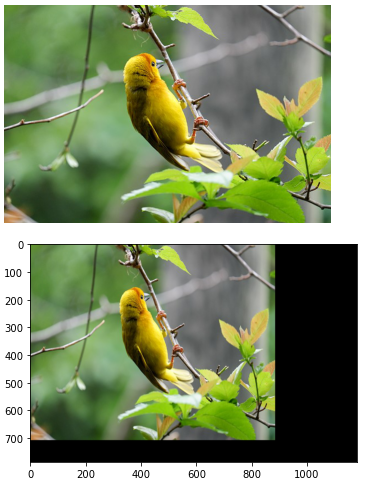
#> input picture 2.png, 378 x 485 px, given in place of 2.jpeg, which was not available
$ jupyter execute Untitled1.ipynb
#> lines starting #> are read from the running program, lines starting #| are printed output that depends on the picture; pictures that were not available may be replaced by others from this repository, and a replacement may not be noted
[cell 1]
# i)Image Translation
import numpy as np
import cv2
import matplotlib.pyplot as plt
input_image=cv2.imread("2.jpeg")
#> input_image is the input picture: shape (485, 378, 3); mean B, G, R 112.2, 145.3, 133.5
input_image=cv2.cvtColor(input_image, cv2.COLOR_BGR2RGB)
plt.axis("off")
plt.imshow(input_image)
plt.show()
rows, cols, dim = input_image.shape
#> rows = 485; cols = 378; dim = 3
M= np.float32([[1, 0, 100],
                [0, 1, 200],
                 [0, 0, 1]])
translated_image =cv2.warpPerspective (input_image, M, (cols, rows))
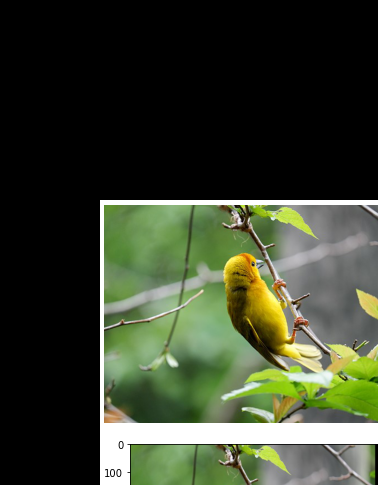
#> translated_image: shape (485, 378, 3); mean R, G, B 57.4, 64.6, 46
plt.imshow(translated_image)
plt.show()

[cell 2]
# ii) Image Scaling
import numpy as np
import cv2
import matplotlib.pyplot as plt
input_image=cv2.imread("2.jpeg")
cv2.imshow
input_image=cv2.cvtColor(input_image, cv2.COLOR_BGR2RGB)
plt.axis("off")
plt.imshow(input_image)
plt.show()
rows, cols, dim = input_image.shape
M = np. float32 ([[1.5, 0 ,0],
                 [0, 1.8, 0],
                  [0, 0, 1]])
scaled_img=cv2.warpPerspective(input_image, M, (cols*2, rows*2))
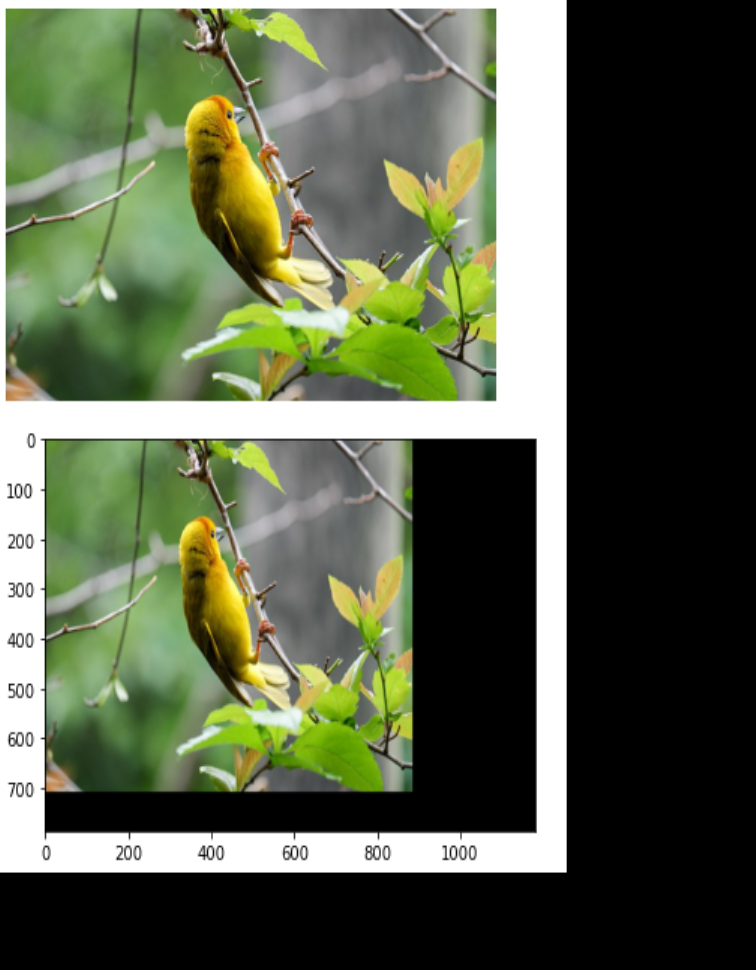
#> scaled_img: shape (970, 756, 3); mean R, G, B 89.9, 97.9, 75.5
plt.imshow(scaled_img)
plt.show()

[cell 3]
# iii)Image shearing
import numpy as np
import cv2
import matplotlib.pyplot as plt
input_image=cv2.imread("2.jpeg")
cv2.imshow
input_image=cv2.cvtColor(input_image, cv2.COLOR_BGR2RGB)
plt.axis("off")
plt.imshow(input_image)
plt.show()
rows, cols, dim = input_image.shape
M_x = np.float32([[1, 0.5, 0],
                  [0, 1 ,0],
                  [0, 0, 1]])

M_y = np.float32([[1, 0, 0],
                  [0.5, 1, 0],
                  [0, 0, 1]])
sheared_img_xaxis = cv2.warpPerspective (input_image, M_x, (int(cols *1.5), int (rows *1.5)))
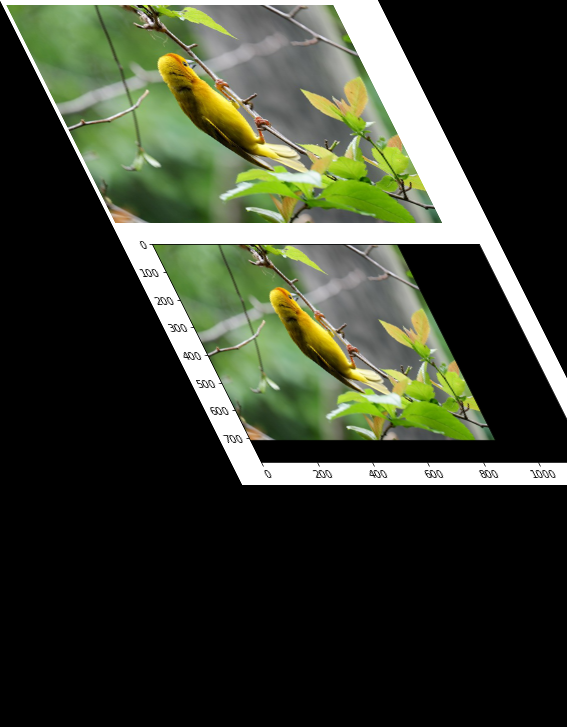
#> sheared_img_xaxis: shape (727, 567, 3); mean R, G, B 58, 63.2, 48.5
sheared_img_yaxis = cv2.warpPerspective (input_image, M_y, (int (cols *1.5), int (rows *1.5)))
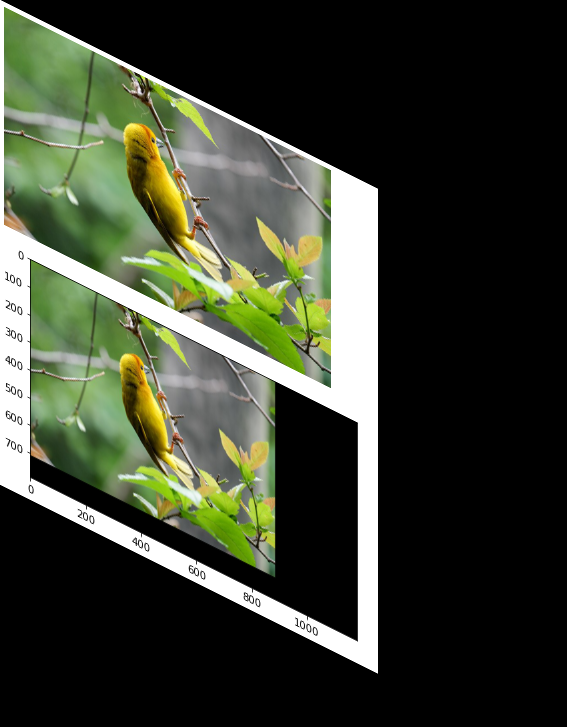
#> sheared_img_yaxis: shape (727, 567, 3); mean R, G, B 59.4, 64.7, 49.9
plt.imshow(sheared_img_xaxis)
plt.show()
plt.imshow(sheared_img_yaxis)
plt.show()

[cell 4]
# iv)Image Reflection
import numpy as np
import cv2
import matplotlib.pyplot as plt
input_image=cv2.imread("2.jpeg")
cv2.imshow
input_image=cv2.cvtColor(input_image, cv2.COLOR_BGR2RGB)
plt.axis("off")
plt.imshow(input_image)
plt.show()
row, col, dim = input_image.shape
#> row = 485; col = 378
M_x = np.float32([[1, 0, 0  ],
                  [0,-1 ,row],
                  [0, 0, 1  ]])
#> M_x = [[1, 0, 0], [0, -1, 485], [0, 0, 1]]

M_y = np.float32([[-1, 0, col],
                  [0,1, 0  ],
                  [0, 0, 1   ]])
#> M_y = [[-1, 0, 378], [0, 1, 0], [0, 0, 1]]
sheared_img_xaxis = cv2.warpPerspective (input_image, M_x, (int(col), int (row)))
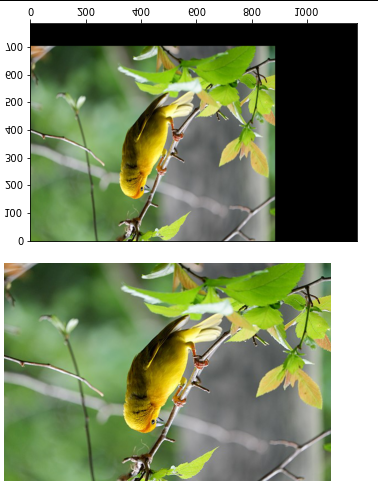
#> sheared_img_xaxis: shape (485, 378, 3); mean R, G, B 133, 144.8, 111.7
sheared_img_yaxis = cv2.warpPerspective (input_image, M_y, (int (col), int (row)))
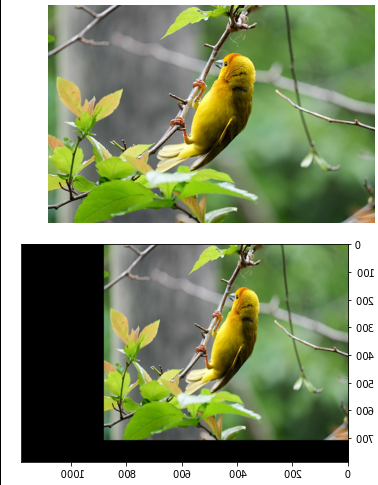
#> sheared_img_yaxis: shape (485, 378, 3); mean R, G, B 132.9, 144.6, 111.5
plt.imshow(sheared_img_xaxis)
plt.show()
plt.imshow(sheared_img_yaxis)
plt.show()

[cell 5]
# v)Image Rotation
import numpy as np
import cv2
import matplotlib.pyplot as plt
input_image=cv2.imread("2.jpeg")
cv2.imshow
input_image=cv2.cvtColor(input_image, cv2.COLOR_BGR2RGB)
plt.axis("off")
plt.imshow(input_image)
plt.show()
angle=np.radians(45)
rows, cols, dim = input_image.shape
M=np.float32([[np.cos(angle),-np.sin(angle),0],[np.sin(angle),np.cos(angle),0],[0,0,1]])
rotated_img= cv2.warpPerspective (input_image, M,(int(cols),int(rows)))
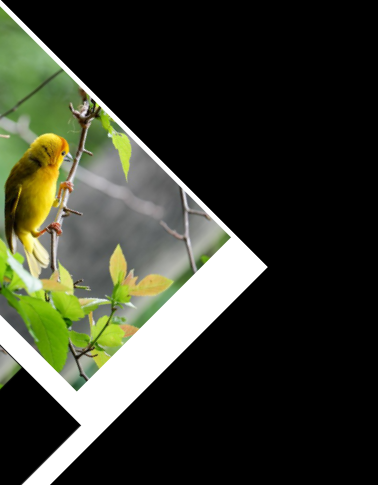
#> rotated_img: shape (485, 378, 3); mean R, G, B 56.5, 59.8, 46.5
plt.imshow(rotated_img)
plt.show()

[cell 6]
# vi)Image Cropping
import numpy as np
import cv2
import matplotlib.pyplot as plt
input_image=cv2.imread("2.jpeg")
cv2.imshow
input_image=cv2.cvtColor(input_image, cv2.COLOR_BGR2RGB)
plt.axis("off")
plt.imshow(input_image)
plt.show()
cropped_img=input_image[100:360,100:450]
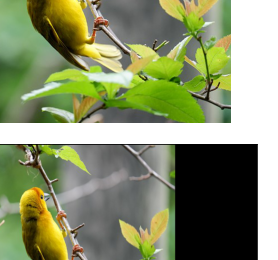
#> cropped_img: shape (260, 278, 3); mean R, G, B 135.3, 143.9, 107.4
plt.imshow(cropped_img)
plt.show()

$ run again, with 1.png copied over 2.png
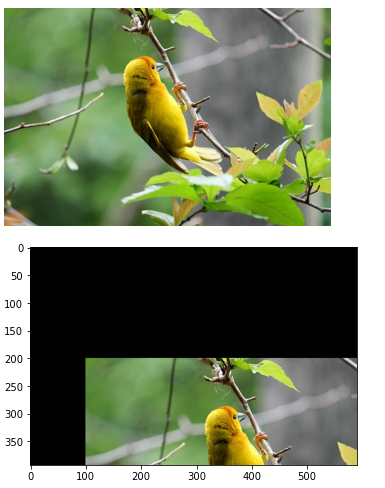
#> input picture 1.png, 385 x 488 px, given in place of 2.jpeg, which was not available
#> input_image is the input picture: shape (488, 385, 3); mean B, G, R 107.8, 133.9, 124.6
#> `rotated_img= cv2.warpPerspective (input_image, M,(int(cols),int(rows)))`:
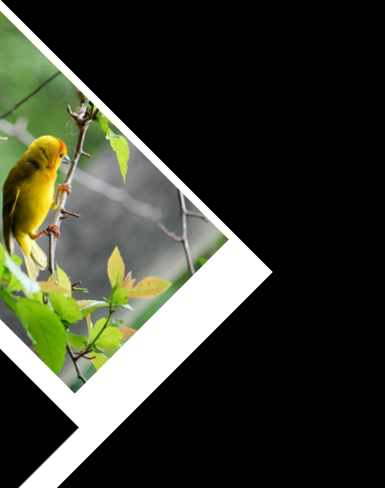
#> rotated_img: shape (488, 385, 3); mean R, G, B 58.8, 61.9, 49.2
#> `cropped_img=input_image[100:360,100:450]`:
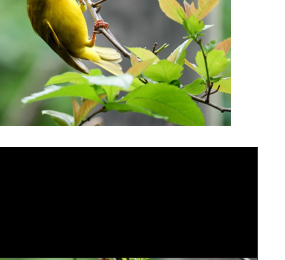
#> cropped_img: shape (260, 285, 3); mean R, G, B 105.8, 112.8, 86.5

$ run again, with 3.png copied over 2.png
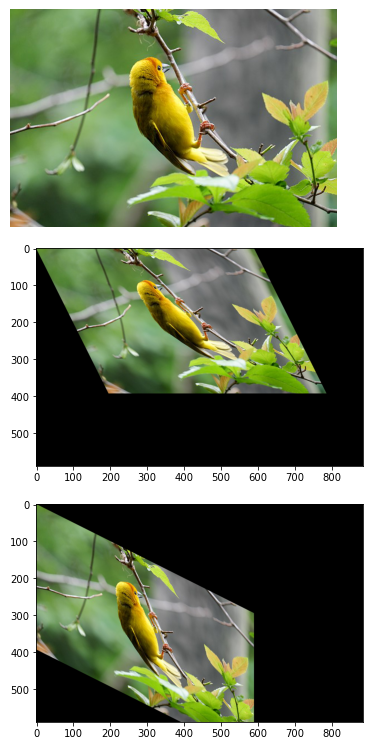
#> input picture 3.png, 388 x 745 px, given in place of 2.jpeg, which was not available
#> input_image is the input picture: shape (745, 388, 3); mean B, G, R 104.9, 128.3, 120
#> `rotated_img= cv2.warpPerspective (input_image, M,(int(cols),int(rows)))`:
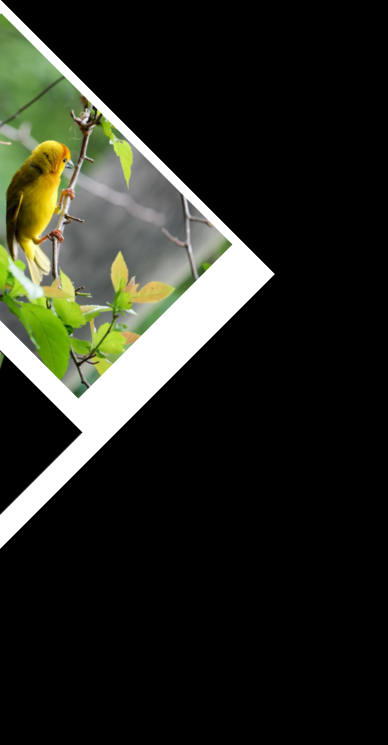
#> rotated_img: shape (745, 388, 3); mean R, G, B 39.5, 41.6, 33.1
#> `cropped_img=input_image[100:360,100:450]`:
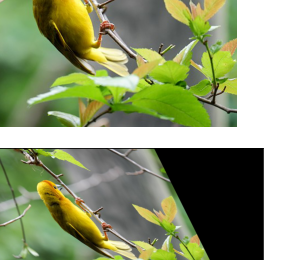
#> cropped_img: shape (260, 288, 3); mean R, G, B 138.2, 148.3, 110.1
